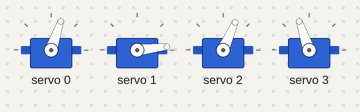
Bench run of a sketch on a simulated ESP32. Shown: 4 × servo.

Above: at 3.18 s.
At 6.46 s:
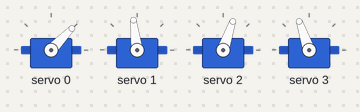
At 10.73 s:
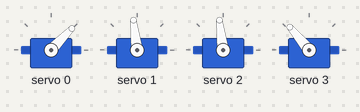
At 17.55 s:
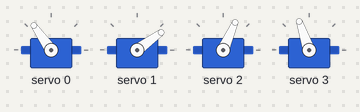
At 23.19 s:
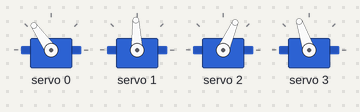
At 32.1 s:
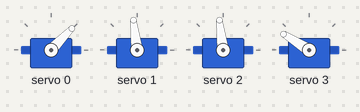
Timing chart, 0 to 40.0 s (numbered marks = the images above):
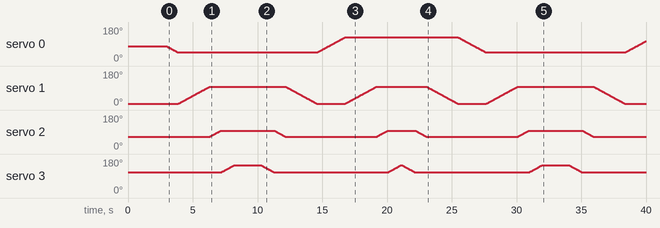

The sketch:

DataSend.ino
```cpp
#include "esp_camera.h"
#include <WiFi.h>
#include <Wire.h>
#include <Adafruit_PWMServoDriver.h>

Adafruit_PWMServoDriver pwm = Adafruit_PWMServoDriver(0x40);

// Servo channels (same as Arduino code)
#define servo1 0
#define servo2 1
#define servo3 2
#define servo4 3

// Helper function to move one servo smoothly
void moveServo(int channel, int start, int end, int delayTime) {
  if (start < end) {
    for (int pos = start; pos <= end; pos++) {
      pwm.setPWM(channel, 0, pos);
      delay(delayTime);
    }
  } else {
    for (int pos = start; pos >= end; pos--) {
      pwm.setPWM(channel, 0, pos);
      delay(delayTime);
    }
  }
}

void setup() {
  Serial.begin(115200);
  delay(1000);

  // Initialize I2C for ESP32-CAM
  Wire.begin(15, 14);  // SDA = 15, SCL = 14

  pwm.begin();
  pwm.setPWMFreq(60);

  // Initial positions
  pwm.setPWM(servo1, 0, 330);
  pwm.setPWM(servo2, 0, 150);
  pwm.setPWM(servo3, 0, 300);
  pwm.setPWM(servo4, 0, 410);

  delay(2000);
}

void loop() {

  // SAME MOTION SEQUENCE AS YOUR ARDUINO CODE
  moveServo(servo1, 330, 250, 10);
  moveServo(servo2, 150, 380, 10);
  moveServo(servo3, 300, 380, 10);
  moveServo(servo4, 410, 510, 10);

  delay(2000);

  moveServo(servo4, 510, 410, 10);
  moveServo(servo3, 380, 300, 10);
  moveServo(servo2, 380, 150, 10);
  moveServo(servo1, 250, 450, 10);

  moveServo(servo2, 150, 380, 10);
  moveServo(servo3, 300, 380, 10);
  moveServo(servo4, 410, 510, 10);

  moveServo(servo4, 510, 410, 10);
  moveServo(servo3, 380, 300, 10);
  moveServo(servo2, 380, 150, 10);
  moveServo(servo1, 450, 330, 10);
}
```
